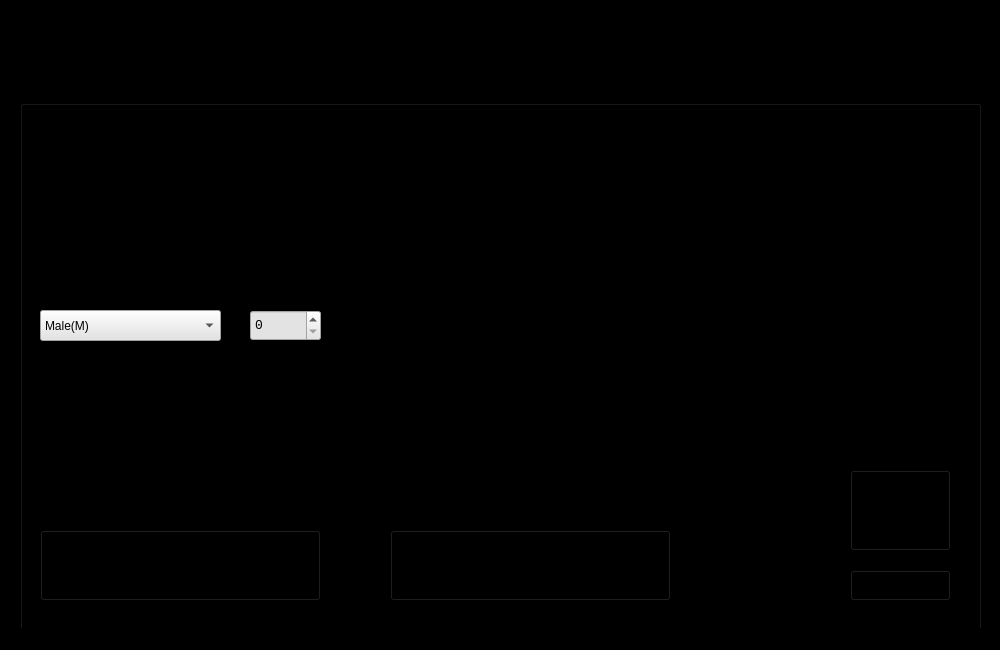
<?xml version="1.0" encoding="UTF-8"?>
<ui version="4.0">
 <class>Add_New_Student</class>
 <widget class="QMainWindow" name="Add_New_Student">
  <property name="geometry">
   <rect>
    <x>0</x>
    <y>0</y>
    <width>1000</width>
    <height>650</height>
   </rect>
  </property>
  <property name="sizePolicy">
   <sizepolicy hsizetype="Fixed" vsizetype="Fixed">
    <horstretch>0</horstretch>
    <verstretch>0</verstretch>
   </sizepolicy>
  </property>
  <property name="minimumSize">
   <size>
    <width>983</width>
    <height>570</height>
   </size>
  </property>
  <property name="maximumSize">
   <size>
    <width>1000</width>
    <height>650</height>
   </size>
  </property>
  <property name="palette">
   <palette>
    <active>
     <colorrole role="Button">
      <brush brushstyle="SolidPattern">
       <color alpha="255">
        <red>0</red>
        <green>0</green>
        <blue>0</blue>
       </color>
      </brush>
     </colorrole>
     <colorrole role="Base">
      <brush brushstyle="SolidPattern">
       <color alpha="255">
        <red>0</red>
        <green>0</green>
        <blue>0</blue>
       </color>
      </brush>
     </colorrole>
     <colorrole role="Window">
      <brush brushstyle="SolidPattern">
       <color alpha="255">
        <red>0</red>
        <green>0</green>
        <blue>0</blue>
       </color>
      </brush>
     </colorrole>
    </active>
    <inactive>
     <colorrole role="Button">
      <brush brushstyle="SolidPattern">
       <color alpha="255">
        <red>0</red>
        <green>0</green>
        <blue>0</blue>
       </color>
      </brush>
     </colorrole>
     <colorrole role="Base">
      <brush brushstyle="SolidPattern">
       <color alpha="255">
        <red>0</red>
        <green>0</green>
        <blue>0</blue>
       </color>
      </brush>
     </colorrole>
     <colorrole role="Window">
      <brush brushstyle="SolidPattern">
       <color alpha="255">
        <red>0</red>
        <green>0</green>
        <blue>0</blue>
       </color>
      </brush>
     </colorrole>
    </inactive>
    <disabled>
     <colorrole role="Button">
      <brush brushstyle="SolidPattern">
       <color alpha="255">
        <red>0</red>
        <green>0</green>
        <blue>0</blue>
       </color>
      </brush>
     </colorrole>
     <colorrole role="Base">
      <brush brushstyle="SolidPattern">
       <color alpha="255">
        <red>0</red>
        <green>0</green>
        <blue>0</blue>
       </color>
      </brush>
     </colorrole>
     <colorrole role="Window">
      <brush brushstyle="SolidPattern">
       <color alpha="255">
        <red>0</red>
        <green>0</green>
        <blue>0</blue>
       </color>
      </brush>
     </colorrole>
    </disabled>
   </palette>
  </property>
  <property name="font">
   <font>
    <family>Consolas</family>
    <pointsize>10</pointsize>
   </font>
  </property>
  <property name="windowTitle">
   <string>Add New Student</string>
  </property>
  <property name="windowIcon">
   <iconset resource="QRC_FILES/Student/ADD_NEW_STUDENT_LOGO.qrc">
    <normaloff>:/BG/Pictures/Main_logo.jpg</normaloff>:/BG/Pictures/Main_logo.jpg</iconset>
  </property>
  <property name="styleSheet">
   <string notr="true">background-color: rgb(0, 0, 0);</string>
  </property>
  <property name="unifiedTitleAndToolBarOnMac">
   <bool>true</bool>
  </property>
  <widget class="QWidget" name="centralwidget">
   <widget class="QLabel" name="label">
    <property name="geometry">
     <rect>
      <x>220</x>
      <y>0</y>
      <width>531</width>
      <height>121</height>
     </rect>
    </property>
    <property name="palette">
     <palette>
      <active>
       <colorrole role="Button">
        <brush brushstyle="SolidPattern">
         <color alpha="255">
          <red>0</red>
          <green>0</green>
          <blue>0</blue>
         </color>
        </brush>
       </colorrole>
       <colorrole role="Base">
        <brush brushstyle="SolidPattern">
         <color alpha="255">
          <red>0</red>
          <green>0</green>
          <blue>0</blue>
         </color>
        </brush>
       </colorrole>
       <colorrole role="Window">
        <brush brushstyle="SolidPattern">
         <color alpha="255">
          <red>0</red>
          <green>0</green>
          <blue>0</blue>
         </color>
        </brush>
       </colorrole>
      </active>
      <inactive>
       <colorrole role="Button">
        <brush brushstyle="SolidPattern">
         <color alpha="255">
          <red>0</red>
          <green>0</green>
          <blue>0</blue>
         </color>
        </brush>
       </colorrole>
       <colorrole role="Base">
        <brush brushstyle="SolidPattern">
         <color alpha="255">
          <red>0</red>
          <green>0</green>
          <blue>0</blue>
         </color>
        </brush>
       </colorrole>
       <colorrole role="Window">
        <brush brushstyle="SolidPattern">
         <color alpha="255">
          <red>0</red>
          <green>0</green>
          <blue>0</blue>
         </color>
        </brush>
       </colorrole>
      </inactive>
      <disabled>
       <colorrole role="Button">
        <brush brushstyle="SolidPattern">
         <color alpha="255">
          <red>0</red>
          <green>0</green>
          <blue>0</blue>
         </color>
        </brush>
       </colorrole>
       <colorrole role="Base">
        <brush brushstyle="SolidPattern">
         <color alpha="255">
          <red>0</red>
          <green>0</green>
          <blue>0</blue>
         </color>
        </brush>
       </colorrole>
       <colorrole role="Window">
        <brush brushstyle="SolidPattern">
         <color alpha="255">
          <red>0</red>
          <green>0</green>
          <blue>0</blue>
         </color>
        </brush>
       </colorrole>
      </disabled>
     </palette>
    </property>
    <property name="font">
     <font>
      <family>Consolas</family>
      <pointsize>16</pointsize>
      <weight>75</weight>
      <bold>true</bold>
      <underline>false</underline>
     </font>
    </property>
    <property name="styleSheet">
     <string notr="true">background-image: url(:/BG/Pictures/ANS_PIC.png);</string>
    </property>
    <property name="text">
     <string/>
    </property>
    <property name="pixmap">
     <pixmap resource="QRC_FILES/Student/ADD_NEW_STUDENT_MLB_BG.qrc">:/BG/Pictures/ANS_PIC.png</pixmap>
    </property>
    <property name="scaledContents">
     <bool>true</bool>
    </property>
   </widget>
   <widget class="QGroupBox" name="groupBox">
    <property name="geometry">
     <rect>
      <x>20</x>
      <y>100</y>
      <width>961</width>
      <height>531</height>
     </rect>
    </property>
    <property name="styleSheet">
     <string notr="true">background-image: url(:/BG/Pictures/BG.jpg);</string>
    </property>
    <property name="title">
     <string/>
    </property>
    <widget class="QComboBox" name="comboBox">
     <property name="geometry">
      <rect>
       <x>20</x>
       <y>210</y>
       <width>181</width>
       <height>31</height>
      </rect>
     </property>
     <property name="focusPolicy">
      <enum>Qt::WheelFocus</enum>
     </property>
     <property name="styleSheet">
      <string notr="true">background-color: rgb(227, 227, 227);</string>
     </property>
     <item>
      <property name="text">
       <string>Male(M)</string>
      </property>
     </item>
     <item>
      <property name="text">
       <string>Female(F)</string>
      </property>
     </item>
    </widget>
    <widget class="QTextEdit" name="textEdit_3">
     <property name="geometry">
      <rect>
       <x>370</x>
       <y>190</y>
       <width>561</width>
       <height>71</height>
      </rect>
     </property>
     <property name="sizePolicy">
      <sizepolicy hsizetype="Fixed" vsizetype="Fixed">
       <horstretch>0</horstretch>
       <verstretch>0</verstretch>
      </sizepolicy>
     </property>
     <property name="font">
      <font>
       <family>Consolas</family>
       <pointsize>10</pointsize>
      </font>
     </property>
     <property name="styleSheet">
      <string notr="true">background-image: url(:/BG/Pictures/TB_PIC.png);</string>
     </property>
     <property name="inputMethodHints">
      <set>Qt::ImhPreferLowercase|Qt::ImhPreferNumbers|Qt::ImhPreferUppercase|Qt::ImhSensitiveData</set>
     </property>
     <property name="frameShape">
      <enum>QFrame::NoFrame</enum>
     </property>
     <property name="frameShadow">
      <enum>QFrame::Plain</enum>
     </property>
     <property name="verticalScrollBarPolicy">
      <enum>Qt::ScrollBarAlwaysOff</enum>
     </property>
     <property name="horizontalScrollBarPolicy">
      <enum>Qt::ScrollBarAlwaysOff</enum>
     </property>
     <property name="tabChangesFocus">
      <bool>true</bool>
     </property>
    </widget>
    <widget class="QDoubleSpinBox" name="doubleSpinBox">
     <property name="geometry">
      <rect>
       <x>230</x>
       <y>210</y>
       <width>71</width>
       <height>31</height>
      </rect>
     </property>
     <property name="font">
      <font>
       <family>Consolas</family>
       <pointsize>10</pointsize>
      </font>
     </property>
     <property name="styleSheet">
      <string notr="true">background-color: rgb(227, 227, 227);</string>
     </property>
     <property name="inputMethodHints">
      <set>Qt::ImhDigitsOnly|Qt::ImhFormattedNumbersOnly|Qt::ImhPreferNumbers</set>
     </property>
     <property name="decimals">
      <number>0</number>
     </property>
    </widget>
    <widget class="QPushButton" name="pushButton">
     <property name="geometry">
      <rect>
       <x>20</x>
       <y>430</y>
       <width>281</width>
       <height>71</height>
      </rect>
     </property>
     <property name="focusPolicy">
      <enum>Qt::TabFocus</enum>
     </property>
     <property name="text">
      <string>Clear</string>
     </property>
     <property name="default">
      <bool>false</bool>
     </property>
     <property name="flat">
      <bool>false</bool>
     </property>
    </widget>
    <widget class="QPushButton" name="pushButton_2">
     <property name="geometry">
      <rect>
       <x>370</x>
       <y>430</y>
       <width>281</width>
       <height>71</height>
      </rect>
     </property>
     <property name="text">
      <string>Save</string>
     </property>
     <property name="default">
      <bool>false</bool>
     </property>
     <property name="flat">
      <bool>false</bool>
     </property>
    </widget>
    <widget class="QLabel" name="label_5">
     <property name="geometry">
      <rect>
       <x>690</x>
       <y>390</y>
       <width>121</width>
       <height>111</height>
      </rect>
     </property>
     <property name="text">
      <string/>
     </property>
    </widget>
    <widget class="QPushButton" name="pushButton_3">
     <property name="geometry">
      <rect>
       <x>830</x>
       <y>370</y>
       <width>101</width>
       <height>81</height>
      </rect>
     </property>
     <property name="text">
      <string>Load</string>
     </property>
     <property name="default">
      <bool>false</bool>
     </property>
     <property name="flat">
      <bool>false</bool>
     </property>
    </widget>
    <widget class="QPushButton" name="pushButton_4">
     <property name="geometry">
      <rect>
       <x>830</x>
       <y>470</y>
       <width>101</width>
       <height>31</height>
      </rect>
     </property>
     <property name="text">
      <string>Clear</string>
     </property>
     <property name="default">
      <bool>false</bool>
     </property>
     <property name="flat">
      <bool>false</bool>
     </property>
    </widget>
    <widget class="QLabel" name="label_6">
     <property name="geometry">
      <rect>
       <x>20</x>
       <y>60</y>
       <width>181</width>
       <height>21</height>
      </rect>
     </property>
     <property name="sizePolicy">
      <sizepolicy hsizetype="Fixed" vsizetype="Fixed">
       <horstretch>0</horstretch>
       <verstretch>0</verstretch>
      </sizepolicy>
     </property>
     <property name="font">
      <font>
       <family>Consolas</family>
       <pointsize>10</pointsize>
      </font>
     </property>
     <property name="lineWidth">
      <number>1</number>
     </property>
     <property name="text">
      <string>Registration Number</string>
     </property>
    </widget>
    <widget class="QLabel" name="label_7">
     <property name="geometry">
      <rect>
       <x>370</x>
       <y>20</y>
       <width>181</width>
       <height>21</height>
      </rect>
     </property>
     <property name="sizePolicy">
      <sizepolicy hsizetype="Fixed" vsizetype="Fixed">
       <horstretch>0</horstretch>
       <verstretch>0</verstretch>
      </sizepolicy>
     </property>
     <property name="font">
      <font>
       <family>Consolas</family>
       <pointsize>10</pointsize>
      </font>
     </property>
     <property name="lineWidth">
      <number>1</number>
     </property>
     <property name="text">
      <string>First Name</string>
     </property>
    </widget>
    <widget class="QLabel" name="label_8">
     <property name="geometry">
      <rect>
       <x>370</x>
       <y>90</y>
       <width>181</width>
       <height>21</height>
      </rect>
     </property>
     <property name="sizePolicy">
      <sizepolicy hsizetype="Fixed" vsizetype="Fixed">
       <horstretch>0</horstretch>
       <verstretch>0</verstretch>
      </sizepolicy>
     </property>
     <property name="font">
      <font>
       <family>Consolas</family>
       <pointsize>10</pointsize>
      </font>
     </property>
     <property name="lineWidth">
      <number>1</number>
     </property>
     <property name="text">
      <string>Last Name</string>
     </property>
    </widget>
    <widget class="QLabel" name="label_9">
     <property name="geometry">
      <rect>
       <x>20</x>
       <y>180</y>
       <width>181</width>
       <height>21</height>
      </rect>
     </property>
     <property name="sizePolicy">
      <sizepolicy hsizetype="Fixed" vsizetype="Fixed">
       <horstretch>0</horstretch>
       <verstretch>0</verstretch>
      </sizepolicy>
     </property>
     <property name="font">
      <font>
       <family>Consolas</family>
       <pointsize>10</pointsize>
      </font>
     </property>
     <property name="lineWidth">
      <number>1</number>
     </property>
     <property name="text">
      <string>Gender</string>
     </property>
    </widget>
    <widget class="QLabel" name="label_10">
     <property name="geometry">
      <rect>
       <x>230</x>
       <y>180</y>
       <width>101</width>
       <height>21</height>
      </rect>
     </property>
     <property name="sizePolicy">
      <sizepolicy hsizetype="Fixed" vsizetype="Fixed">
       <horstretch>0</horstretch>
       <verstretch>0</verstretch>
      </sizepolicy>
     </property>
     <property name="font">
      <font>
       <family>Consolas</family>
       <pointsize>10</pointsize>
      </font>
     </property>
     <property name="lineWidth">
      <number>1</number>
     </property>
     <property name="text">
      <string>Age</string>
     </property>
    </widget>
    <widget class="QLabel" name="label_11">
     <property name="geometry">
      <rect>
       <x>20</x>
       <y>270</y>
       <width>181</width>
       <height>21</height>
      </rect>
     </property>
     <property name="sizePolicy">
      <sizepolicy hsizetype="Fixed" vsizetype="Fixed">
       <horstretch>0</horstretch>
       <verstretch>0</verstretch>
      </sizepolicy>
     </property>
     <property name="font">
      <font>
       <family>Consolas</family>
       <pointsize>10</pointsize>
      </font>
     </property>
     <property name="lineWidth">
      <number>1</number>
     </property>
     <property name="text">
      <string>Phone Number</string>
     </property>
    </widget>
    <widget class="QLabel" name="label_12">
     <property name="geometry">
      <rect>
       <x>20</x>
       <y>340</y>
       <width>181</width>
       <height>21</height>
      </rect>
     </property>
     <property name="sizePolicy">
      <sizepolicy hsizetype="Fixed" vsizetype="Fixed">
       <horstretch>0</horstretch>
       <verstretch>0</verstretch>
      </sizepolicy>
     </property>
     <property name="font">
      <font>
       <family>Consolas</family>
       <pointsize>10</pointsize>
      </font>
     </property>
     <property name="lineWidth">
      <number>1</number>
     </property>
     <property name="text">
      <string>Class</string>
     </property>
    </widget>
    <widget class="QLabel" name="label_13">
     <property name="geometry">
      <rect>
       <x>370</x>
       <y>160</y>
       <width>181</width>
       <height>21</height>
      </rect>
     </property>
     <property name="sizePolicy">
      <sizepolicy hsizetype="Fixed" vsizetype="Fixed">
       <horstretch>0</horstretch>
       <verstretch>0</verstretch>
      </sizepolicy>
     </property>
     <property name="font">
      <font>
       <family>Consolas</family>
       <pointsize>10</pointsize>
      </font>
     </property>
     <property name="lineWidth">
      <number>1</number>
     </property>
     <property name="text">
      <string>Contact Address</string>
     </property>
    </widget>
    <widget class="QLabel" name="label_14">
     <property name="geometry">
      <rect>
       <x>370</x>
       <y>270</y>
       <width>181</width>
       <height>21</height>
      </rect>
     </property>
     <property name="sizePolicy">
      <sizepolicy hsizetype="Fixed" vsizetype="Fixed">
       <horstretch>0</horstretch>
       <verstretch>0</verstretch>
      </sizepolicy>
     </property>
     <property name="font">
      <font>
       <family>Consolas</family>
       <pointsize>10</pointsize>
      </font>
     </property>
     <property name="lineWidth">
      <number>1</number>
     </property>
     <property name="text">
      <string>Gender</string>
     </property>
    </widget>
    <widget class="QLabel" name="label_15">
     <property name="geometry">
      <rect>
       <x>370</x>
       <y>340</y>
       <width>181</width>
       <height>21</height>
      </rect>
     </property>
     <property name="sizePolicy">
      <sizepolicy hsizetype="Fixed" vsizetype="Fixed">
       <horstretch>0</horstretch>
       <verstretch>0</verstretch>
      </sizepolicy>
     </property>
     <property name="font">
      <font>
       <family>Consolas</family>
       <pointsize>10</pointsize>
      </font>
     </property>
     <property name="lineWidth">
      <number>1</number>
     </property>
     <property name="text">
      <string>Section</string>
     </property>
    </widget>
    <widget class="QLabel" name="label_16">
     <property name="geometry">
      <rect>
       <x>670</x>
       <y>350</y>
       <width>141</width>
       <height>21</height>
      </rect>
     </property>
     <property name="sizePolicy">
      <sizepolicy hsizetype="Fixed" vsizetype="Fixed">
       <horstretch>0</horstretch>
       <verstretch>0</verstretch>
      </sizepolicy>
     </property>
     <property name="font">
      <font>
       <family>Consolas</family>
       <pointsize>10</pointsize>
      </font>
     </property>
     <property name="lineWidth">
      <number>1</number>
     </property>
     <property name="text">
      <string>Student Picture</string>
     </property>
    </widget>
    <widget class="QLineEdit" name="lineEdit">
     <property name="geometry">
      <rect>
       <x>20</x>
       <y>90</y>
       <width>281</width>
       <height>31</height>
      </rect>
     </property>
     <property name="sizePolicy">
      <sizepolicy hsizetype="Fixed" vsizetype="Fixed">
       <horstretch>0</horstretch>
       <verstretch>0</verstretch>
      </sizepolicy>
     </property>
     <property name="font">
      <font>
       <family>Consolas</family>
       <pointsize>10</pointsize>
      </font>
     </property>
     <property name="focusPolicy">
      <enum>Qt::StrongFocus</enum>
     </property>
     <property name="styleSheet">
      <string notr="true">background-image: url(:/BG/Pictures/TB_PIC.png);</string>
     </property>
     <property name="inputMethodHints">
      <set>Qt::ImhPreferLowercase|Qt::ImhPreferNumbers|Qt::ImhPreferUppercase|Qt::ImhSensitiveData</set>
     </property>
     <property name="frame">
      <bool>false</bool>
     </property>
     <property name="placeholderText">
      <string/>
     </property>
     <property name="clearButtonEnabled">
      <bool>false</bool>
     </property>
    </widget>
    <widget class="QLineEdit" name="lineEdit_2">
     <property name="geometry">
      <rect>
       <x>20</x>
       <y>300</y>
       <width>281</width>
       <height>31</height>
      </rect>
     </property>
     <property name="sizePolicy">
      <sizepolicy hsizetype="Fixed" vsizetype="Fixed">
       <horstretch>0</horstretch>
       <verstretch>0</verstretch>
      </sizepolicy>
     </property>
     <property name="font">
      <font>
       <family>Consolas</family>
       <pointsize>10</pointsize>
      </font>
     </property>
     <property name="focusPolicy">
      <enum>Qt::StrongFocus</enum>
     </property>
     <property name="styleSheet">
      <string notr="true">background-image: url(:/BG/Pictures/TB_PIC.png);</string>
     </property>
     <property name="inputMethodHints">
      <set>Qt::ImhPreferLowercase|Qt::ImhPreferNumbers|Qt::ImhPreferUppercase|Qt::ImhSensitiveData</set>
     </property>
     <property name="frame">
      <bool>false</bool>
     </property>
     <property name="placeholderText">
      <string/>
     </property>
     <property name="clearButtonEnabled">
      <bool>false</bool>
     </property>
    </widget>
    <widget class="QLineEdit" name="lineEdit_3">
     <property name="geometry">
      <rect>
       <x>20</x>
       <y>370</y>
       <width>281</width>
       <height>31</height>
      </rect>
     </property>
     <property name="sizePolicy">
      <sizepolicy hsizetype="Fixed" vsizetype="Fixed">
       <horstretch>0</horstretch>
       <verstretch>0</verstretch>
      </sizepolicy>
     </property>
     <property name="font">
      <font>
       <family>Consolas</family>
       <pointsize>10</pointsize>
      </font>
     </property>
     <property name="focusPolicy">
      <enum>Qt::StrongFocus</enum>
     </property>
     <property name="styleSheet">
      <string notr="true">background-image: url(:/BG/Pictures/TB_PIC.png);</string>
     </property>
     <property name="inputMethodHints">
      <set>Qt::ImhPreferLowercase|Qt::ImhPreferNumbers|Qt::ImhPreferUppercase|Qt::ImhSensitiveData</set>
     </property>
     <property name="frame">
      <bool>false</bool>
     </property>
     <property name="placeholderText">
      <string/>
     </property>
     <property name="clearButtonEnabled">
      <bool>false</bool>
     </property>
    </widget>
    <widget class="QLineEdit" name="lineEdit_4">
     <property name="geometry">
      <rect>
       <x>370</x>
       <y>370</y>
       <width>281</width>
       <height>31</height>
      </rect>
     </property>
     <property name="sizePolicy">
      <sizepolicy hsizetype="Fixed" vsizetype="Fixed">
       <horstretch>0</horstretch>
       <verstretch>0</verstretch>
      </sizepolicy>
     </property>
     <property name="font">
      <font>
       <family>Consolas</family>
       <pointsize>10</pointsize>
      </font>
     </property>
     <property name="focusPolicy">
      <enum>Qt::StrongFocus</enum>
     </property>
     <property name="styleSheet">
      <string notr="true">background-image: url(:/BG/Pictures/TB_PIC.png);</string>
     </property>
     <property name="inputMethodHints">
      <set>Qt::ImhPreferLowercase|Qt::ImhPreferNumbers|Qt::ImhPreferUppercase|Qt::ImhSensitiveData</set>
     </property>
     <property name="frame">
      <bool>false</bool>
     </property>
     <property name="placeholderText">
      <string/>
     </property>
     <property name="clearButtonEnabled">
      <bool>false</bool>
     </property>
    </widget>
    <widget class="QLineEdit" name="lineEdit_5">
     <property name="geometry">
      <rect>
       <x>370</x>
       <y>300</y>
       <width>561</width>
       <height>31</height>
      </rect>
     </property>
     <property name="sizePolicy">
      <sizepolicy hsizetype="Fixed" vsizetype="Fixed">
       <horstretch>0</horstretch>
       <verstretch>0</verstretch>
      </sizepolicy>
     </property>
     <property name="font">
      <font>
       <family>Consolas</family>
       <pointsize>10</pointsize>
      </font>
     </property>
     <property name="focusPolicy">
      <enum>Qt::StrongFocus</enum>
     </property>
     <property name="styleSheet">
      <string notr="true">background-image: url(:/BG/Pictures/TB_PIC.png);</string>
     </property>
     <property name="inputMethodHints">
      <set>Qt::ImhPreferLowercase|Qt::ImhPreferNumbers|Qt::ImhPreferUppercase|Qt::ImhSensitiveData</set>
     </property>
     <property name="frame">
      <bool>false</bool>
     </property>
     <property name="placeholderText">
      <string/>
     </property>
     <property name="clearButtonEnabled">
      <bool>false</bool>
     </property>
    </widget>
    <widget class="QLineEdit" name="lineEdit_6">
     <property name="geometry">
      <rect>
       <x>370</x>
       <y>120</y>
       <width>561</width>
       <height>31</height>
      </rect>
     </property>
     <property name="sizePolicy">
      <sizepolicy hsizetype="Fixed" vsizetype="Fixed">
       <horstretch>0</horstretch>
       <verstretch>0</verstretch>
      </sizepolicy>
     </property>
     <property name="font">
      <font>
       <family>Consolas</family>
       <pointsize>10</pointsize>
      </font>
     </property>
     <property name="focusPolicy">
      <enum>Qt::StrongFocus</enum>
     </property>
     <property name="styleSheet">
      <string notr="true">background-image: url(:/BG/Pictures/TB_PIC.png);</string>
     </property>
     <property name="inputMethodHints">
      <set>Qt::ImhPreferLowercase|Qt::ImhPreferNumbers|Qt::ImhPreferUppercase|Qt::ImhSensitiveData</set>
     </property>
     <property name="frame">
      <bool>false</bool>
     </property>
     <property name="placeholderText">
      <string/>
     </property>
     <property name="clearButtonEnabled">
      <bool>false</bool>
     </property>
    </widget>
    <widget class="QLineEdit" name="lineEdit_7">
     <property name="geometry">
      <rect>
       <x>370</x>
       <y>50</y>
       <width>561</width>
       <height>31</height>
      </rect>
     </property>
     <property name="sizePolicy">
      <sizepolicy hsizetype="Fixed" vsizetype="Fixed">
       <horstretch>0</horstretch>
       <verstretch>0</verstretch>
      </sizepolicy>
     </property>
     <property name="font">
      <font>
       <family>Consolas</family>
       <pointsize>10</pointsize>
      </font>
     </property>
     <property name="focusPolicy">
      <enum>Qt::StrongFocus</enum>
     </property>
     <property name="styleSheet">
      <string notr="true">background-image: url(:/BG/Pictures/TB_PIC.png);</string>
     </property>
     <property name="inputMethodHints">
      <set>Qt::ImhPreferLowercase|Qt::ImhPreferNumbers|Qt::ImhPreferUppercase|Qt::ImhSensitiveData</set>
     </property>
     <property name="frame">
      <bool>false</bool>
     </property>
     <property name="placeholderText">
      <string/>
     </property>
     <property name="clearButtonEnabled">
      <bool>false</bool>
     </property>
    </widget>
   </widget>
  </widget>
  <widget class="QStatusBar" name="statusbar"/>
 </widget>
 <resources>
  <include location="QRC_FILES/Student/ADD_NEW_STUDENT_TB1_BG.qrc"/>
  <include location="QRC_FILES/Student/ADD_NEW_STUDENT_LOGO.qrc"/>
  <include location="QRC_FILES/Student/ADD_NEW_STUDENT_BG.qrc"/>
  <include location="QRC_FILES/Student/ADD_NEW_STUDENT_MLB_BG.qrc"/>
 </resources>
 <connections/>
</ui>
